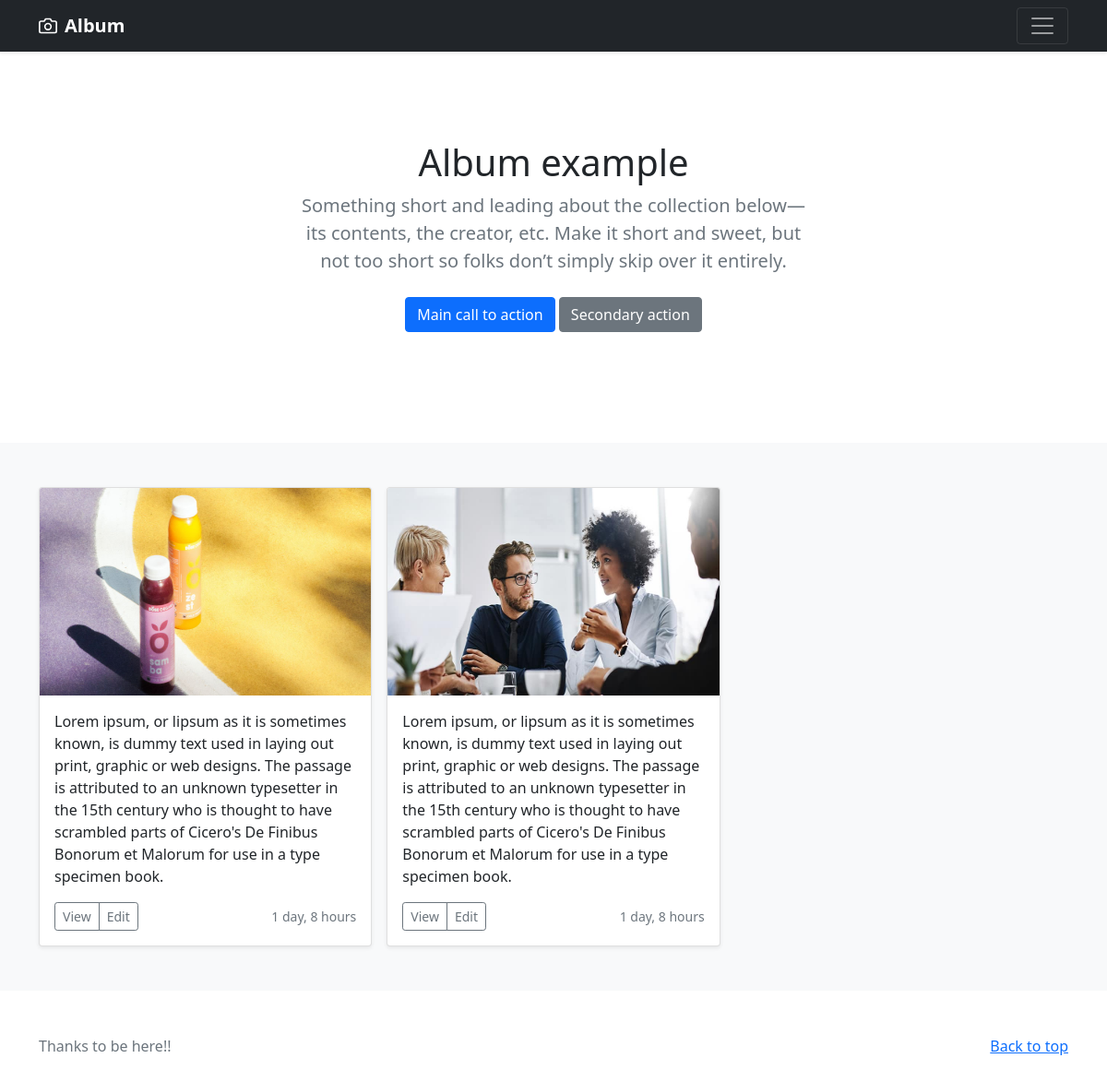
Screenshot of /album/ with the database file from the repository.
### my_album/models.py (models this page shows)
class Albums(models.Model):
    thumbnail = models.ImageField(upload_to = 'album/images/')
    discription = models.TextField()
    creation = models.DateTimeField(auto_now_add=True)

### my_album/views.py (the view)
# urls.py: path('', views.albumspage, name = 'albumspage'),
def albumspage(request):
    albums = Albums.objects.all()
    context = {
        'albums':albums
    }
    return render(request, 'album/albums.html', context)

### templates/album/albums.html (shortened to what this page needs)
{% load static %}
<!doctype html>
<html lang="en">
  <head>
<link href="{% static 'assets/dist/css/bootstrap.min.css' %}" rel="stylesheet">
  </head>
  <body>
<header>
  <div class="navbar navbar-dark bg-dark shadow-sm">
    <div class="container">
      <a href="#" class="navbar-brand d-flex align-items-center">
        <strong>Album</strong>
      </a>
      <button class="navbar-toggler" type="button" data-bs-toggle="collapse" data-bs-target="#navbarHeader" aria-controls="navbarHeader" aria-expanded="false" aria-label="Toggle navigation">
        <span class="navbar-toggler-icon"></span>
      </button>
    </div>
  </div>
</header>
<main>
  <section class="py-5 text-center container">
    <div class="row py-lg-5">
      <div class="col-lg-6 col-md-8 mx-auto">
        <h1 class="fw-light">Album example</h1>
        <p class="lead text-muted">Something short and leading about the collection below—its contents, the creator, etc. Make it short and sweet, but not too short so folks don’t simply skip over it entirely.</p>
        <p>
          <a href="#" class="btn btn-primary my-2">Main call to action</a>
          <a href="#" class="btn btn-secondary my-2">Secondary action</a>
        </p>
      </div>
    </div>
  </section>
  <div class="album py-5 bg-light">
    <div class="container">
      <div class="row row-cols-1 row-cols-sm-2 row-cols-md-3 g-3">
        {% for album in albums %}
        <div class="col">
          <div class="card shadow-sm">
            <img class="bd-placeholder-img card-img-top" width="100%" height="225" src="{{ album.thumbnail.url }}" alt="image">
            <div class="card-body">
              <p class="card-text">{{ album.discription }}</p>
              <div class="d-flex justify-content-between align-items-center">
                <div class="btn-group">
                  <button type="button" class="btn btn-sm btn-outline-secondary">View</button>
                  <button type="button" class="btn btn-sm btn-outline-secondary">Edit</button>
                </div>
                <small class="text-muted">{{ album.creation | timesince }}</small>
              </div>
            </div>
          </div>
        </div>
        {% endfor %}
      </div>
    </div>
  </div>
</main>
<footer class="text-muted py-5">
  <div class="container">
    <p class="float-end mb-1">
      <a href="#">Back to top</a>
    </p>
    <p class="mb-1">Thanks to be here!!</p>
  </div>
</footer>
  </body>
</html>

### templates/album/albums.html (style rules this page uses)
.bd-placeholder-img { font-size: 1.125rem; text-anchor: middle; -webkit-user-select: none; -moz-user-select: none; user-select: none; }

### rows the page displays
Albums: thumbnail (picture), discription "Lorem ipsum, or lipsum as it is sometimes known, is dummy text used in laying out print, graphic or web designs. The passage is attributed to an unknown typesetter in the 15th century who is thought to have scrambled parts of Cicero's De Finibus Bonorum et Malorum for use in a type specimen book.", creation "1 day, 8 hours"
Albums: thumbnail (picture), discription "Lorem ipsum, or lipsum as it is sometimes known, is dummy text used in laying out print, graphic or web designs. The passage is attributed to an unknown typesetter in the 15th century who is thought to have scrambled parts of Cicero's De Finibus Bonorum et Malorum for use in a type specimen book.", creation "1 day, 8 hours"
